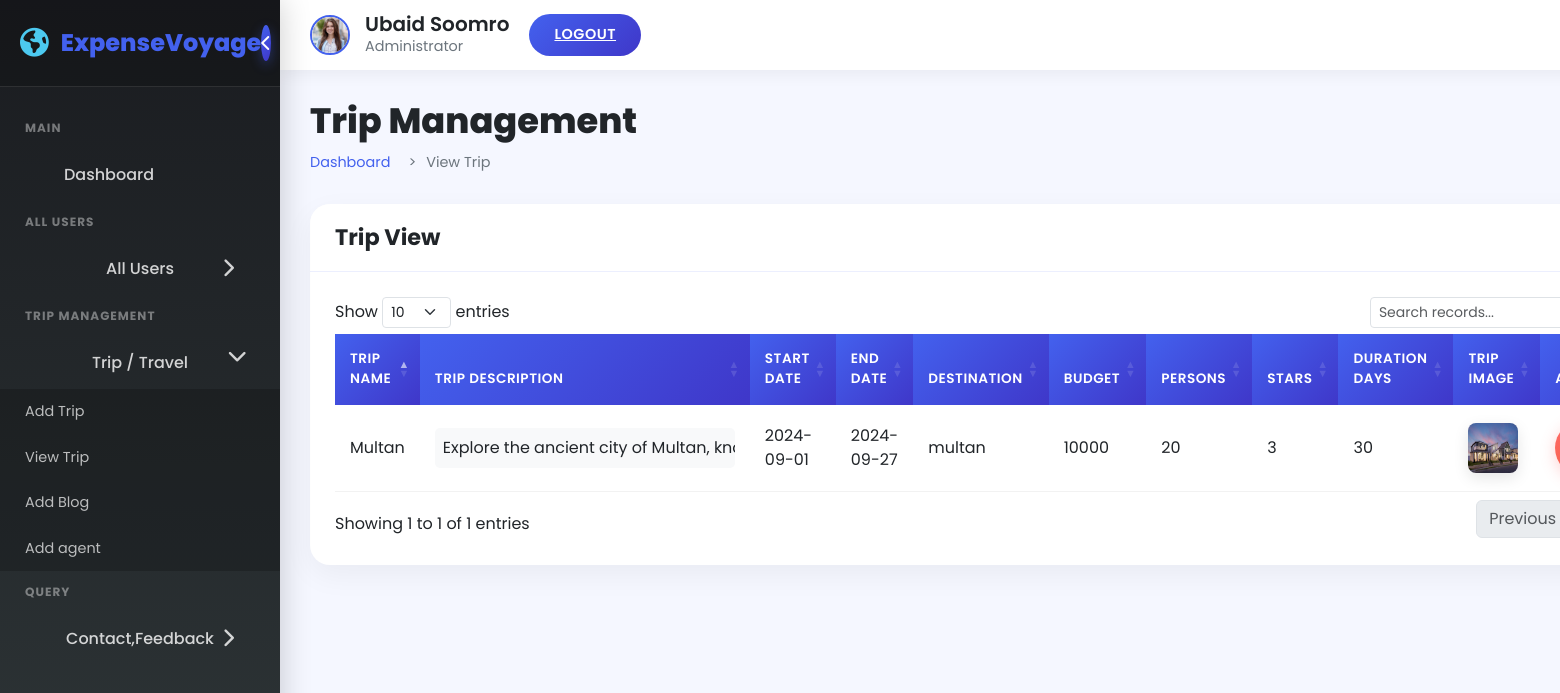
/admin/tripview.php (signed in), run on the app's committed database.
### tables this page shows
CREATE TABLE `trips` (
  `trip_id` int(11) NOT NULL,
  `user_id` int(11) DEFAULT NULL,
  `trip_image` varchar(255) NOT NULL,
  `trip_name` varchar(255) DEFAULT NULL,
  `description` longtext NOT NULL,
  `starts_date` date DEFAULT NULL,
  `end_date` date DEFAULT NULL,
  `destination` varchar(255) DEFAULT NULL,
  `budget` int(11) DEFAULT NULL,
  `persons` int(255) NOT NULL,
  `stars` int(10) NOT NULL,
  `duration_days` int(255) NOT NULL
);

### admin/tripview.php (the view, shortened to what this page needs)
<?php
require("config.php");
?>
<!DOCTYPE html>
<html lang="en">
<head>
    <link rel="stylesheet" href="https://cdnjs.cloudflare.com/ajax/libs/font-awesome/6.4.0/css/all.min.css">
    <link rel="stylesheet" href="https://cdn.jsdelivr.net/npm/bootstrap@5.3.0/dist/css/bootstrap.min.css">
    <link rel="stylesheet" href="https://cdn.datatables.net/1.13.6/css/dataTables.bootstrap5.min.css">
    <link rel="stylesheet" href="https://cdn.datatables.net/responsive/2.5.0/css/responsive.bootstrap5.min.css">
</head>
<body>
    <div class="dashboard-wrapper">
        <aside class="sidebar" id="sidebar">
            <div class="sidebar-header">
                <a href="dashboard.php" class="sidebar-logo">
                    <i class="fas fa-globe-americas"></i>
                    <span>Expense<span>Voyage</span></span>
                </a>
                <button class="sidebar-toggle" id="sidebarToggle">
                    <i class="fas fa-chevron-left"></i>
                </button>
            </div>
            <div class="sidebar-menu">
                <ul>
                    <li class="menu-title">
                        <span>Main</span>
                    </li>
                    <li>
                        <a href="dashboard.php"><i class="fe fe-home"></i> <span>Dashboard</span></a>
                    </li>
                    <li class="menu-title">
                        <span>All Users</span>
                    </li>
                    <li class="submenu">
                        <a href="#"><i class="fe fe-user"></i> <span> All Users </span> <span class="menu-arrow"><i class="fas fa-chevron-right"></i></span></a>
                    </li>
                    <li class="menu-title">
                        <span>Trip Management</span>
                    </li>
                    <li class="submenu open">
                        <a href="#"><i class="fe fe-map"></i> <span> Trip / Travel</span> <span class="menu-arrow"><i class="fas fa-chevron-right"></i></span></a>
                        <ul>
                            <li><a href="tripadd.php"> Add Trip</a></li>
                            <li><a href="tripview.php" class="active"> View Trip </a></li>
                            <li><a href="addblog.php"> Add Blog </a></li>
                            <li><a href="addagent.php"> Add agent </a></li>
                        </ul>
                    </li>
                    <li class="menu-title">
                        <span>Query</span>
                    </li>
                    <li class="submenu">
                        <a href="#"><i class="fe fe-comment"></i> <span> Contact,Feedback </span> <span class="menu-arrow"><i class="fas fa-chevron-right"></i></span></a>
                    </li>
                </ul>
            </div>
        </aside>
        <div class="main-content" id="mainContent">
            <header class="top-header">
                <div class="header-user">
                    <img src="../img/Aliza.jpg" alt="Admin">
                    <div class="header-user-info">
                        <h5><?php echo htmlspecialchars($_SESSION['auser']); ?></h5>
                        <p>Administrator</p>
                    </div>
                    <a href="logout.php" class="logout-btn">Logout</a>
                </div>
            </header>
            <div class="dashboard-content">
                <div class="page-header">
                    <h1>Trip Management</h1>
                    <nav aria-label="breadcrumb">
                        <ol class="breadcrumb">
                            <li class="breadcrumb-item"><a href="dashboard.php">Dashboard</a></li>
                            <li class="breadcrumb-item active">View Trip</li>
                        </ol>
                    </nav>
                </div>
                <div class="row">
                    <div class="col-12">
                        <div class="card">
                            <div class="card-header">
                                <h4 class="card-title">Trip View</h4>
                            </div>
                            <div class="card-body">
                                <div class="table-responsive">
                                    <table id="datatable-buttons" class="table table-hover">
                                        <thead>
                                            <tr>
                                                <th>Trip Name</th>
                                                <th>Trip Description</th>
                                                <th>Start Date</th>
                                                <th>End Date</th>
                                                <th>Destination</th>
                                                <th>Budget</th>
                                                <th>Persons</th>
                                                <th>Stars</th>
                                                <th>Duration Days</th>
                                                <th>Trip Image</th>
                                                <th>Actions</th>
                                            </tr>
                                        </thead>
                                        <tbody>
                                            <?php
                                            $sql2 = "SELECT * FROM trips";
                                            $result = mysqli_query($con, $sql2);
                                            $rows_num = mysqli_num_rows($result);
                                            if ($rows_num > 0) {
                                                while ($rows = mysqli_fetch_assoc($result)) {
                                                    $id = htmlspecialchars($rows['trip_id']);
                                                    echo "<tr>
                                                        <td>" . htmlspecialchars($rows['trip_name']) . "</td>
                                                        <td><div class='description-cell'>" . htmlspecialchars($rows['description']) . "</div></td>
                                                        <td>" . htmlspecialchars($rows['starts_date']) . "</td>
                                                        <td>" . htmlspecialchars($rows['end_date']) . "</td>
                                                        <td>" . htmlspecialchars($rows['destination']) . "</td>
                                                        <td>" . htmlspecialchars($rows['budget']) . "</td>
                                                        <td>" . htmlspecialchars($rows['persons']) . "</td>
                                                        <td>" . htmlspecialchars($rows['stars']) . "</td>
                                                        <td>" . htmlspecialchars($rows['duration_days']) . "</td>
                                                        <td><img src='../" . htmlspecialchars($rows['trip_image']) . "' height='50px' width='50px' alt='Trip Image'></td>
                                                        <td>
                                                            <div class='d-grid gap-2 d-md-block'>
                                                                <a href='#' onclick='confirmDelete($id)' class='btn btn-danger btn-sm'>
                                                                    <i class='fas fa-trash-alt me-1'></i> Delete
                                                                </a>
                                                            </div>
                                                        </td>
                                                    </tr>";
                                                }
                                            } else {
                                                echo "<tr><td colspan='10' class='text-center'>No trips found</td></tr>";
                                            }
                                            ?>
                                        </tbody>
                                    </table>
                                </div>
                            </div>
                        </div>
                    </div>
                </div>
            </div>
        </div>
    </div>
</body>
</html>

### data on the page
trips: trip_name "Multan", description "Explore the ancient city of Multan,…", starts_date "2024-09-01", end_date "2024-09-27", destination "multan", budget "10000", persons "20", stars "3", duration_days "30", trip_image (picture)

### other printed values
$_SESSION['auser'] "Ubaid Soomro"
